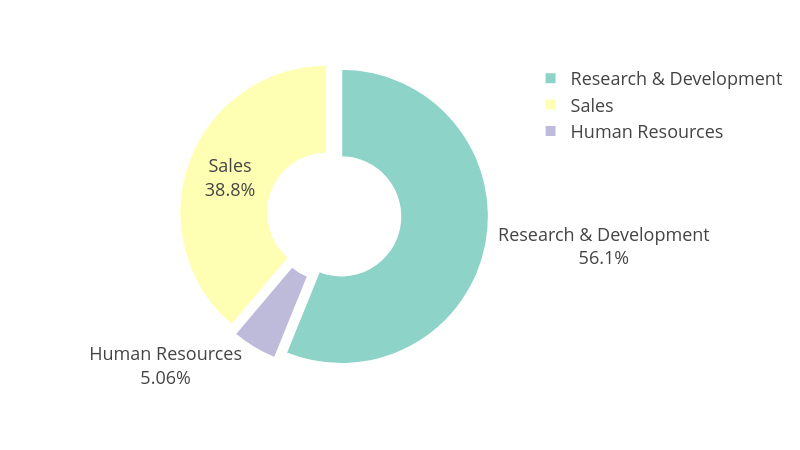

Write notebook code for a chart like this one.
### Markdown cell above
## Visualizing Attrition by Department

### Code cell
# Step 1: Group by Department and Attrition, and count
dept_attrition = HR_Analytics.groupby(['Department', 'Attrition']).size().reset_index(name='count')

# Step 2: Filter for only employees who left (Attrition == "Yes")
attrition_yes = dept_attrition[dept_attrition['Attrition'] == 'Yes'].copy()

# Step 3: Compute percentage of attrition by department
total_attrition = attrition_yes['count'].sum()
attrition_yes['percentage'] = round((attrition_yes['count'] / total_attrition) * 100, 2)

# Step 4: Create pie chart
fig = px.pie(attrition_yes,
             names='Department',
             values='percentage',
             #title='Attrition Distribution by Department (Only "Yes")',
             color_discrete_sequence=px.colors.qualitative.Set3,
             hole=0.4)  # donut-style

# Step 5: Styling
fig.update_traces(
    textinfo='percent+label',
    pull=[0.05] * len(attrition_yes),
    marker=dict(line=dict(color='white', width=2))
)

fig.update_layout(
    template="presentation",
    paper_bgcolor="rgba(0,0,0,0)",
    plot_bgcolor="rgba(0,0,0,0)",
    width=800,
    height=450
)

# Step 6: Show and save
fig.show()

results_dir = 'results'
os.makedirs(results_dir, exist_ok=True)

#fig.write_image(os.path.join(results_dir, 'attrition_by_department_pie.jpg'))
#fig.write_image(os.path.join(results_dir, 'attrition_by_department_pie.png'))
fig.write_html(os.path.join(results_dir, 'attrition_by_department_pie.html'))

### Figure 1 — Plotly figure (JSON) as saved in the notebook; plotly's stock layout.template omitted (floating-point values rounded to 4 significant figures)
{"data": [{"domain": {"x": [0, 1], "y": [0, 1]}, "hole": 0.4, "hovertemplate": "Department=%{label}<br>percentage=%{value}<extra></extra>", "labels": ["Human Resources", "Research & Development", "Sales"], "legendgroup": "", "marker": {"line": {"color": "white", "width": 2}}, "name": "", "pull": [0.05, 0.05, 0.05], "showlegend": true, "textinfo": "percent+label", "type": "pie", "values": [5.06, 56.12, 38.82]}], "layout": {"height": 450, "legend": {"tracegroupgap": 0}, "margin": {"t": 60}, "paper_bgcolor": "rgba(0, 0, 0, 0)", "piecolorway": ["rgb(141,211,199)", "rgb(255,255,179)", "rgb(190,186,218)", "rgb(251,128,114)", "rgb(128,177,211)", "rgb(253,180,98)", "rgb(179,222,105)", "rgb(252,205,229)", "rgb(217,217,217)", "rgb(188,128,189)", "rgb(204,235,197)", "rgb(255,237,111)"], "plot_bgcolor": "rgba(0, 0, 0, 0)", "width": 800}}
